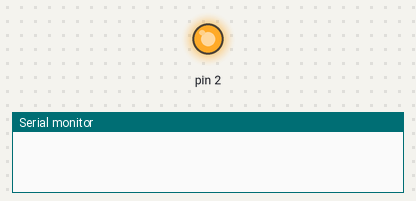
This sketch was run on a simulated Arduino Uno, built for the host (arithmetic inside an expression is 32-bit, double 64-bit). Shown: output pins drawn as LEDs (lit = HIGH), the last lines printed to the serial monitor. WiFi joins after 1.5 s; servers stay silent unless stated.

Above: at 0.3 s.
At 83.4 s:
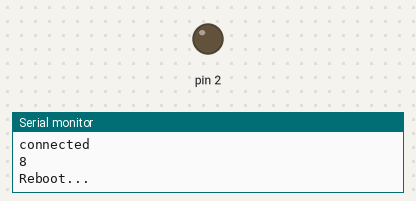
Timing chart, 0 to 84.9 s (numbered marks = the images above):
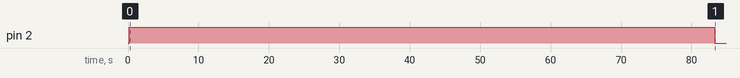

The sketch:

prim_nano.ino
```cpp
#include <SPI.h>

#include <UIPEthernet.h>
int r;

// Enter a MAC address for your controller below.

// Newer Ethernet shields have a MAC address printed on a sticker on the shield

byte mac[] = { 0xDE, 0xAD, 0xBE, 0xEF, 0xFE, 0xED };

// if you don't want to use DNS (and reduce your sketch size)

// use the numeric IP instead of the name for the server:

IPAddress server(192,168,0,106);  // numeric IP for Google (no DNS)

//char server[] = "www.google.com";    // name address for Google (using DNS)


// Set the static IP address to use if the DHCP fails to assign

IPAddress ip(192,168,0,111);


// Initialize the Ethernet client library

// with the IP address and port of the server

// that you want to connect to (port 80 is default for HTTP):

EthernetClient client;


void setup() {
   digitalWrite(2, HIGH);
  delay(200);
  // initialize the digital pin as an output.

  pinMode(2, OUTPUT);
 // Open serial communications and wait for port to open:

  Serial.begin(9600);


  if (Ethernet.begin(mac) == 0) {

    Serial.println("Failed to configure Ethernet using DHCP");

    // no point in carrying on, so do nothing forevermore:

    // try to congifure using IP address instead of DHCP:

    Ethernet.begin(mac, ip);

  }


}


void loop()

{


  // give the Ethernet shield a second to initialize:

  delay(10000);

  Serial.println("connecting...");


  // if you get a connection, report back via serial:

  if (client.connect(server, 80)) {

    Serial.println("connected");

    // Make a HTTP request:
//String msg = "GET /getter.php?t="+ String(temp()) +"&tin="+String(tempin())+"&h="+String(Humidity())+ "&n="+String(n)+ "&type="+String(type)+ "&vent="+String(vent);
    client.println("GET /getter.php?t=718&tin=719&h=80&n=811&type=1&vent=0");

     r++;
    Serial.println(r);
   if (r > 7){  Serial.println("Reboot..."); digitalWrite(2, LOW);}

  }

  else {

Serial.println("Reboot...");
digitalWrite(2, LOW);

  }


  if (!client.connected()) {

Serial.println("Reboot...");
digitalWrite(2, LOW);


    // do nothing forevermore:


  }

}
```

Measured:
- by itself, pin 2: HIGH → LOW at 83.3 s
